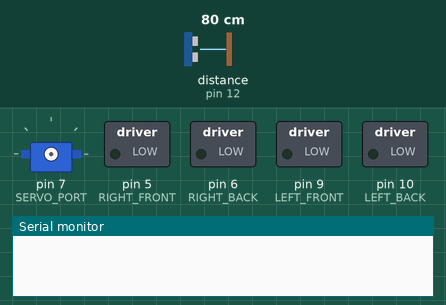
Recording of a sketch running on a simulated Arduino Uno, built with avr-gcc and run on an emulated ATmega328P. Shown: servo, switched loads named in the sketch (green lamp = pin HIGH), the last lines printed to the serial monitor. Inputs (shaded band) come from the test bench; at power-on: distance to the obstacle (sensor on pin 12) 80 cm. The echo pulse lasts 58.3 µs per cm; the modem accepts every AT command (registered, SIM ready, sends succeed) and sends nothing else; pins used as bus, display or sensor lines are not drawn.

Above: at 0.1 s.
At 32.2 s:
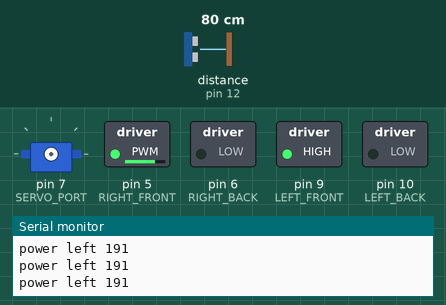
Timing chart, 0 to 38.6 s (numbered marks = the images above):
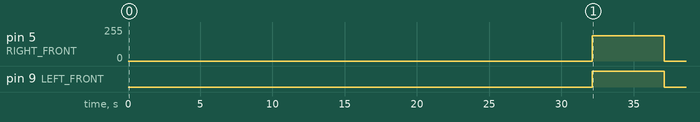

The sketch:

interceptor.ino
```cpp
#include <SoftwareSerial.h>
#include <Servo.h>
#include <Ultrasonic.h>

Servo servo;

const int THROTTLE = 255;

const int RIGHT_FRONT = 5;
const int RIGHT_BACK = 6;

const int LEFT_FRONT = 9;
const int LEFT_BACK = 10;

const int SIDE_RIGHT = 1;
const int SIDE_LEFT = 2;

const int GEAR_R = -1;
const int GEAR_N = 0;
const int GEAR_D = 1;

int current_degrees = 0;
const int SERVO_PORT = 7;

//RX pino 12, TX pino 11
SoftwareSerial esp8266(2, 3);
const byte RST=4;

int throttle=0; //0:127
int throttle_right=0;
int throttle_left=0;
int gear = 0; //1 = D, 0 = N, -1 = R

//Define os pinos
#define pino_trigger 11
#define pino_echo 12

//Inicializa o sensor nos pinos definidos acima
Ultrasonic ultrasonic(pino_trigger, pino_echo);

int loopStep = 0;
int signals[] = {0, 0, 0};
int signal0, signal180, signal90;
int start;
boolean isTurning;

void setup() {
  Serial.begin(9600);
  setupServo();
  setupWifi();
  setupCar();
  start=millis();
}

void loop() {
  ////Serial.println(loopStep);
  int elapsed = millis() - start;
  if(elapsed > 5000) {
    park();
    turnServo(0);
    signal0 = wifiLoopStep();
    Serial.print("First signal: ");
    Serial.println(signal0);
    if(signal0 == 1) {
      Serial.print("Retrying signal");
      signal0 = wifiLoopStep();
    }
    turnServo(90);
    signal90 = wifiLoopStep();
    turnServo (180);
    signal180 = wifiLoopStep();
    turnServo(0);

    signals[0] = signal0;
    signals[1] = signal90;
    signals[2] = signal180;
    sort(signals, 3);
    goToStrongest(signals[0]);
    start = millis();
  } else {
    float proximity = getProximity();
    if(proximity < 50) {
      if(!isTurning) {
        Serial.println("Danger Ahead. Turning");
        goToStrongest(signals[1]);
        isTurning = true;
      }
    } else {
      isTurning = false;
      gear = GEAR_D;
      turnCar(90);
      moveCar();
    }
  }
}

void goToStrongest(int strongest) {
  //Serial.print("Max read: ");
    ////Serial.println(strongest);
    if (strongest == signal0) {
      turnCar(0);
    } else if (strongest == signal180) {
      turnCar(180);
    } else if (strongest == signal90) {
      turnCar(90);
    }
    moveCar();
}

void sort(int* arr, int size) {
  int aux;
  for (int i = size - 1; i >= 1; i--) {
    for (int j = 0; j < i; j++) {
      if (arr[j] > arr[j + 1]) {
        aux = arr[j];
        arr[j] = arr[j + 1];
        arr[j + 1] = aux;
      }
    }
  }
}

/********
 * PROXIMITY
 */

void setupProximity()
{
  //Serial.println("Reading sensor data");
}

float getProximity()
{
  //Le as informacoes do sensor, em cm e pol
  float cmMsec;
  long microsec = ultrasonic.timing();
  cmMsec = ultrasonic.convert(microsec, Ultrasonic::CM);
  //Exibe informacoes no serial monitor
  ////Serial.print("Distancia em cm: ");
  ////Serial.println(cmMsec);
  return cmMsec;
}

/*********
* SERVO  *
**********/

void setupServo() {

}

void attachServo() {
  if(!servo.attached()) {
    servo.attach(SERVO_PORT);
  }
}

void detachServo() {
  if(servo.attached()) {
    servo.detach();
  }
}

void turnServo(int degrees) {
  ////Serial.print("Move to: ");
  ////Serial.println(degrees);
  attachServo();
  while (degrees != current_degrees) {
    current_degrees = (degrees > current_degrees) ? current_degrees + 1 : current_degrees - 1;
    servo.write(current_degrees);
    delay(10);
  }
  detachServo();
}

/*********
*  WIFI  *
**********/

const String target = "Isobar IWS Brazil";

void setupWifi() {
  //Serial.println("------------");
  pinMode(RST, OUTPUT);
  digitalWrite(RST, LOW);
  delay(100);
  digitalWrite(RST,HIGH);
  delay(1000);
  esp8266.begin(19200);

  //Serial.println("ESP8266 Demo - aguardando 1 segundo");
  delay(1000);
  Serial.println("Enviando RST");
  esp8266.println("AT+RST");
  Serial.println(recebeResposta());
  Serial.println(recebeResposta()); // o reset tem 2 respostas - OK (antes) e ready (depois)
  Serial.println("Selecionando modo de operacao misto (AP e estacao)");
  esp8266.println("AT+CWMODE=3");
  Serial.println(recebeResposta());
  Serial.println("Monitorando sinal");
}

int wifiLoopStep() {
  esp8266.println("AT+CWLAP");
  String resposta = recebeResposta();
  int db = getTargetDb(resposta);
  Serial.print("Signal Acquired: ");
  Serial.println(db);
  return db*-1;
}

String recebeResposta() {
  int limite=10000;
  unsigned long chegada=millis();
  boolean continuar=true;
  String S="";
  unsigned long ultimochar=0;
  while (continuar) {
    if (esp8266.available()) {
      char c = esp8266.read();
      ultimochar=millis();
      S=S+c;
      //Serial.print(c);
      if (c==10) {  // LF, fim da linha recebida
        byte p=S.indexOf(13);
        String S1=S.substring(0,p);
        if (S1=="OK") continuar=false;
        if (S1=="ready") continuar=false;
        if (S1=="no change") continuar=false;
        if (S1=="ERROR") continuar=false;
      }
    }
    if (millis()-chegada > limite) {
      continuar=false;
      //Serial.println("Timeout");
    }
  }
  return S;
}

int getTargetDb(String search) {

  int fim = 0;
  Serial.println(search);
  while(true) {
    int inicio = search.indexOf("\"" + target + "\",", fim) +1;
    if(inicio==0 || inicio == -1) {
      break;
    }
    fim = search.indexOf(")", inicio);
    if(fim == 0 || fim == -1) {
      break;
    }
    String entry = search.substring(inicio, fim);
    String* rede = detalhaSSID(entry);
    String dbString = rede[1];
    Serial.println(dbString);
    int db = dbString.toInt();
    return db;
  }
}

String* detalhaSSID(String linha) {

  int inicio = 0;
  String* rede = new String[5];
  for(int index = 0; index < 5; index++) {
    int fim = linha.indexOf(",", inicio);
    String entry = linha.substring(inicio, fim);
    rede[index] = entry;
    inicio = fim+1;
  }
  return rede;

}

/*********
*  CAR   *
**********/

void setupCar() {
  pinMode(RIGHT_FRONT, OUTPUT);
  pinMode(RIGHT_BACK, OUTPUT);
  pinMode(LEFT_FRONT, OUTPUT);
  pinMode(LEFT_BACK, OUTPUT);
}

void carLoopStep() {
  gear = GEAR_D;
  turnCar(90);
  moveCar();
  delay(2000);
  gear = GEAR_R;
  moveCar();
  delay(2000);
  gear = GEAR_D;
  turnCar(0);
  moveCar();
  delay(500);
  turnCar(180);
  moveCar();
  delay(1000);
  turnCar(90);
  moveCar();
  delay(2000);
}

void moveCar() {
  if(gear == GEAR_D) {
    moveFront();
  } else if(gear == GEAR_R) {
    moveBack();
  } else if (gear == GEAR_N) {
    park();
  }
}

void turnCar(double angle) {
  int power = map(angle, 0, 180, 255, 127);
  Serial.print("power ");
  int side;
  if(angle > 0) {
    Serial.print("left ");
    throttle_right = power;
    throttle_left = THROTTLE;
  } else if(angle < 0) {
    Serial.print("right ");
    throttle_right = THROTTLE;
    throttle_left = power;
  } else {
    throttle_right = THROTTLE;
    throttle_left = THROTTLE;
  }
  Serial.println(power);
}

void moveMotor(int side, int powerFront, int powerBack) {
  int front;
  int back;
  if(side == 1) {
    front = RIGHT_FRONT;
    back = RIGHT_BACK;
  } else if(side == 2) {
    front = LEFT_FRONT;
    back = LEFT_BACK;
  }

  analogWrite(front, powerFront);
  analogWrite(back, powerBack);
}

void moveFront() {
  moveMotor(SIDE_RIGHT, throttle_right, 0);
  moveMotor(SIDE_LEFT, throttle_left, 0);
}

void moveBack() {
  moveMotor(SIDE_RIGHT, 0, throttle_right);
  moveMotor(SIDE_LEFT, 0, throttle_left);
}

void park() {
  moveMotor(SIDE_RIGHT, 0, 0);
  moveMotor(SIDE_LEFT, 0, 0);
  gear = GEAR_N;
}
```

Measured:
- by itself, pin 5 (RIGHT_FRONT): 0/255 → 191/255 at 32.1 s, → 0/255 5.0 s later
- by itself, pin 9 (LEFT_FRONT): LOW → HIGH at 32.1 s, → LOW 5.0 s later
